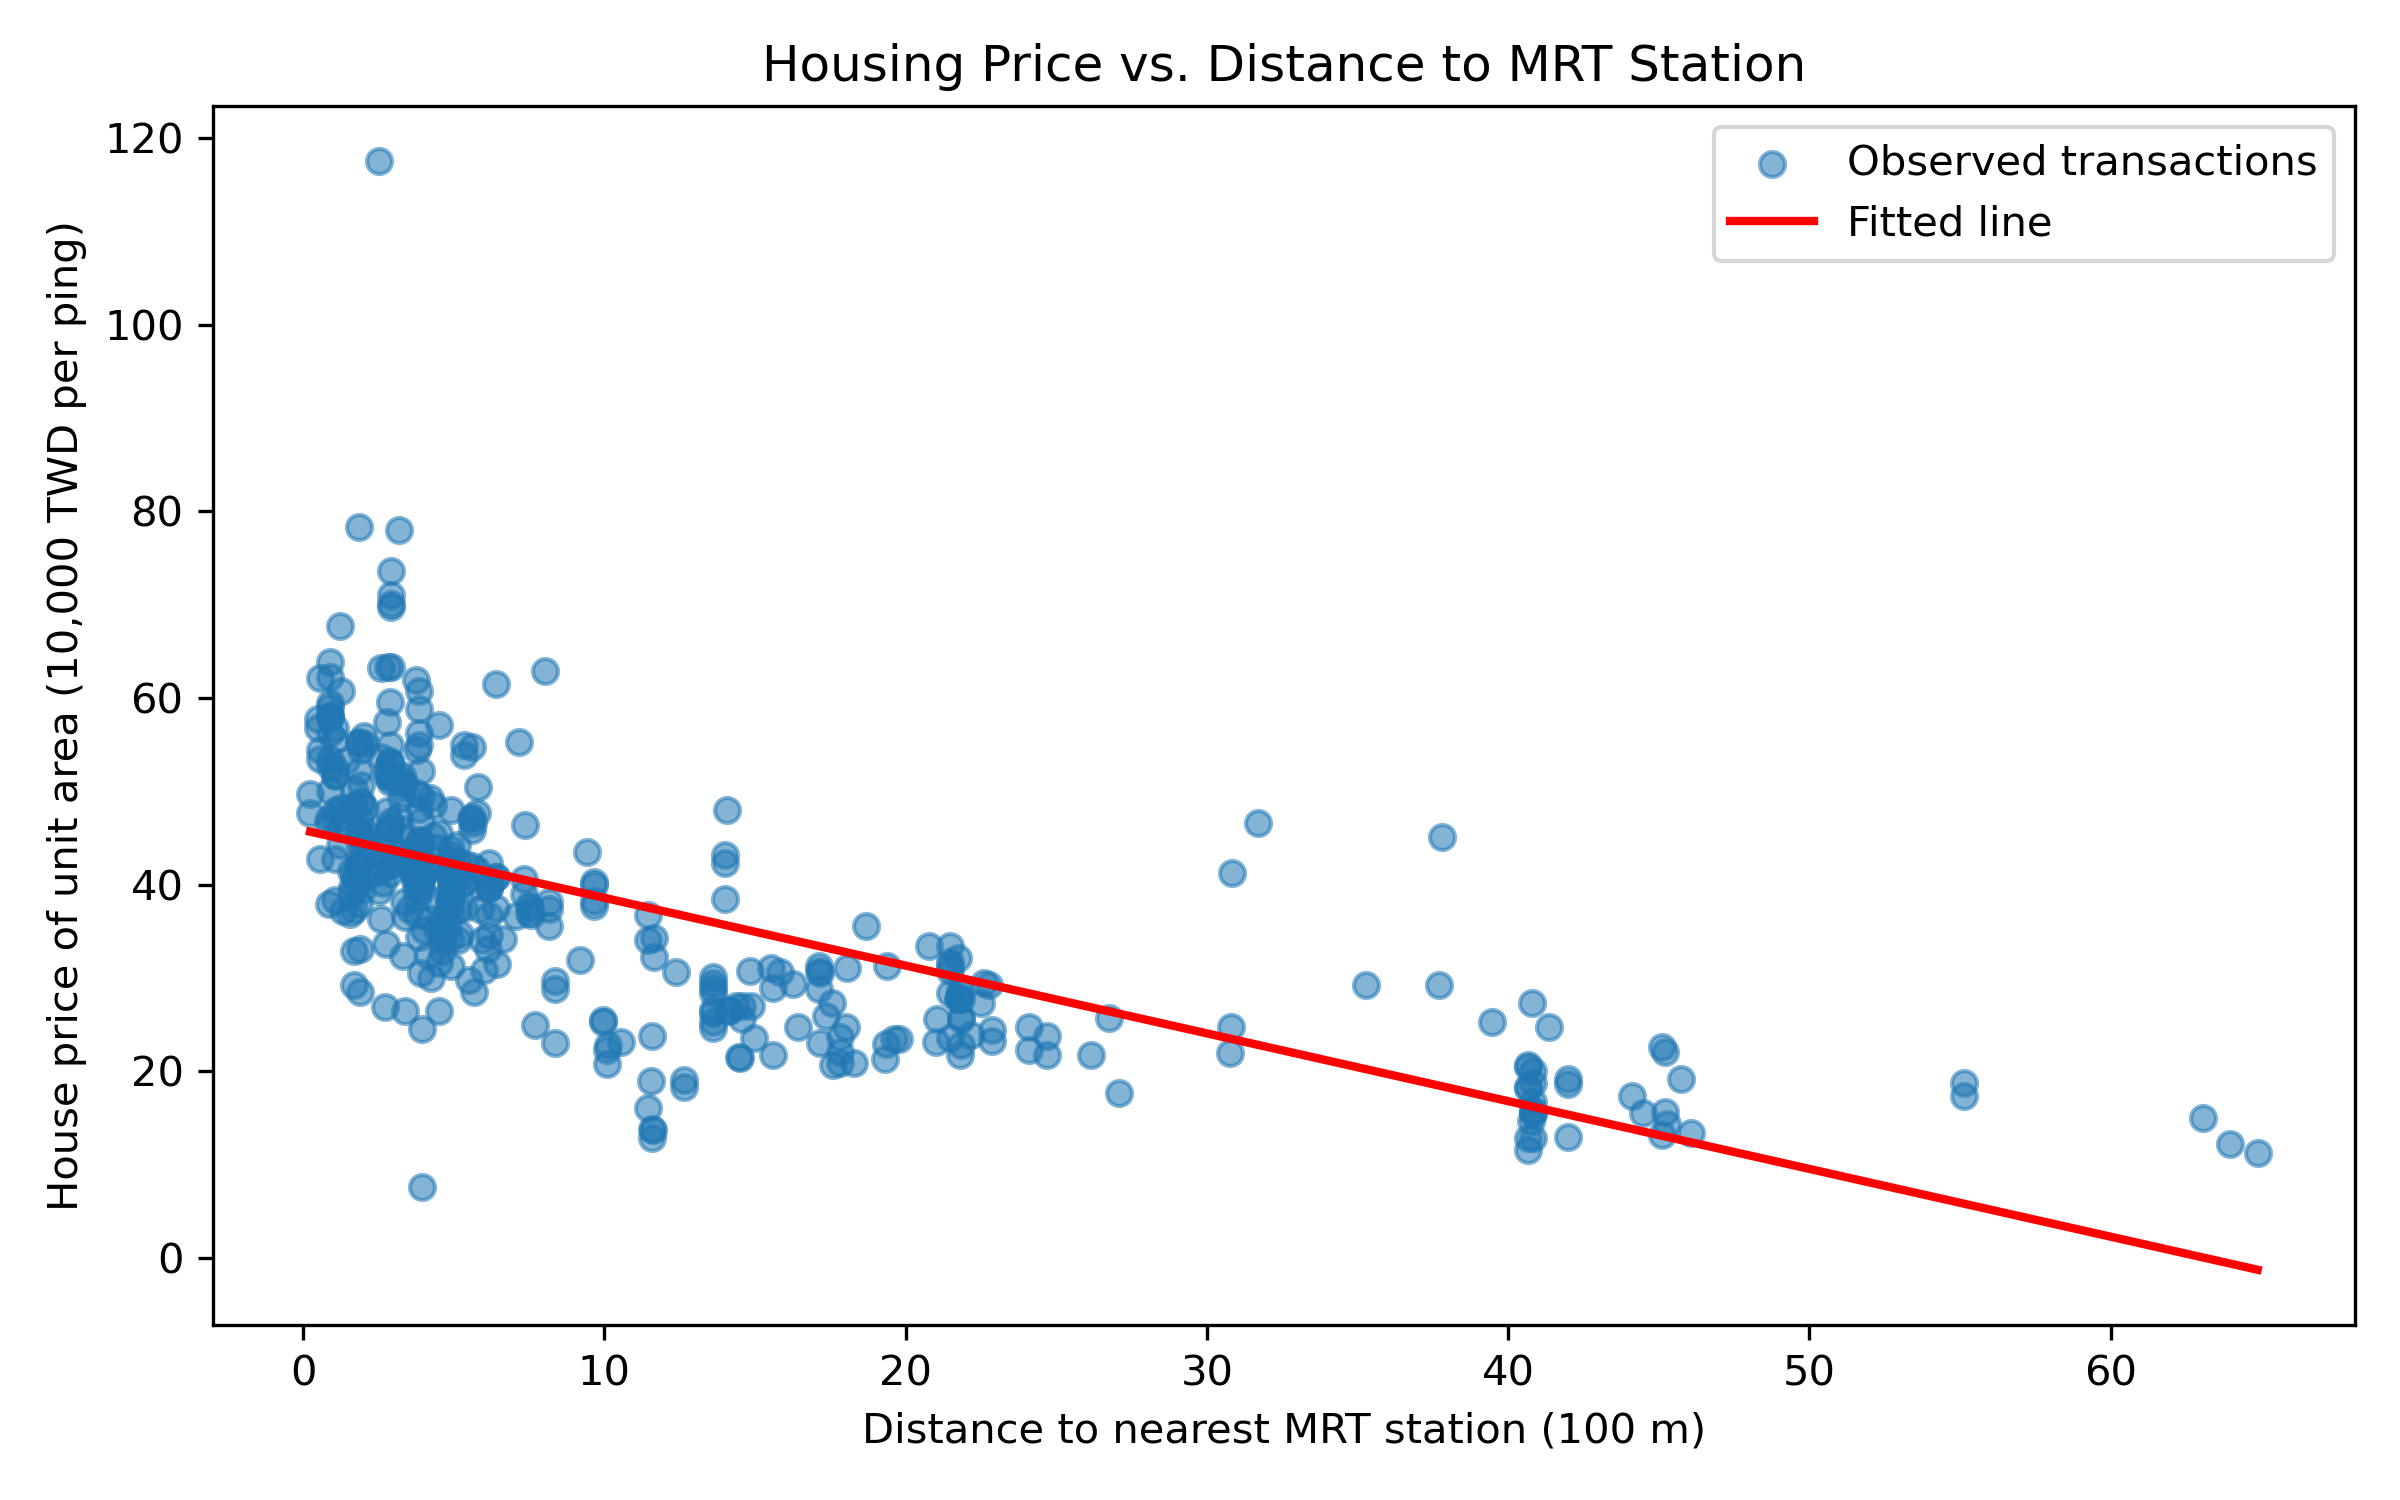

Generate this figure with Python:
"""Task 1: Estimate housing price per unit area from MRT distance."""
import pandas as pd
import matplotlib.pyplot as plt
from sklearn.linear_model import LinearRegression

homes = pd.read_csv("real_estate.csv")
homes["distance_100m"] = homes["X3 distance to the nearest MRT station"] / 100
X = homes[["distance_100m"]]
y = homes["Y house price of unit area"]

model = LinearRegression()
model.fit(X, y)
print(f"Slope: {model.coef_[0]:.4f}")
print(f"Intercept: {model.intercept_:.4f}")
at_500m = model.predict(pd.DataFrame({"distance_100m": [5]}))[0]
print(f"Predicted price at 500 m: {at_500m:.4f} price units")

line_x = pd.DataFrame({"distance_100m": [X.min().iloc[0], X.max().iloc[0]]})
line_y = model.predict(line_x)
plt.figure(figsize=(8, 5))
plt.scatter(X["distance_100m"], y, alpha=0.55, label="Observed transactions")
plt.plot(line_x["distance_100m"], line_y, color="red", linewidth=2, label="Fitted line")
plt.xlabel("Distance to nearest MRT station (100 m)")
plt.ylabel("House price of unit area (10,000 TWD per ping)")
plt.title("Housing Price vs. Distance to MRT Station")
plt.legend()
plt.tight_layout()
plt.savefig("task1_housing.png", dpi=300)
plt.show()
